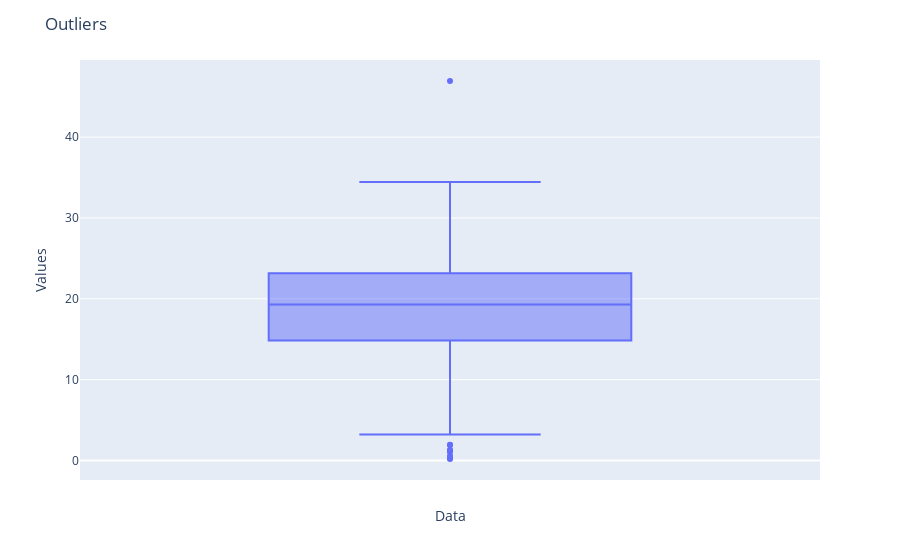

The notebook cell saved with this chart:
### Markdown cell above
### Detect and remove outliers

### Code cell
fig = px.box(y=df[value_to_analize])

# Update the layout
fig.update_layout(
    title="Outliers",
    xaxis_title="Data",
    yaxis_title="Values"
)

# Show the plot
fig.show()

### Figure 1 — Plotly figure (JSON) as saved in the notebook; plotly's stock layout.template omitted (floating-point values rounded to 4 significant figures; data arrays with more than 128 entries replaced by an {"elided": "..."} marker saying what was removed)
{"data": [{"alignmentgroup": "True", "hovertemplate": "y=%{y}<extra></extra>", "legendgroup": "", "marker": {"color": "#636efa"}, "name": "", "notched": false, "offsetgroup": "", "orientation": "v", "showlegend": false, "type": "box", "x0": " ", "xaxis": "x", "y": {"elided": "360 float values"}, "y0": " ", "yaxis": "y"}], "layout": {"boxmode": "group", "legend": {"tracegroupgap": 0}, "margin": {"t": 60}, "title": {"text": "Outliers"}, "xaxis": {"anchor": "y", "domain": [0, 1], "title": {"text": "Data"}}, "yaxis": {"anchor": "x", "domain": [0, 1], "title": {"text": "Values"}}}}
